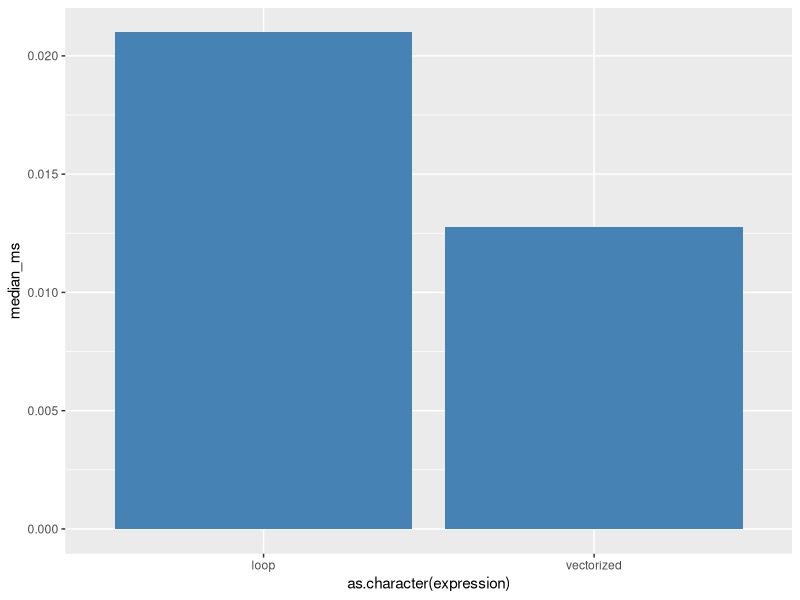
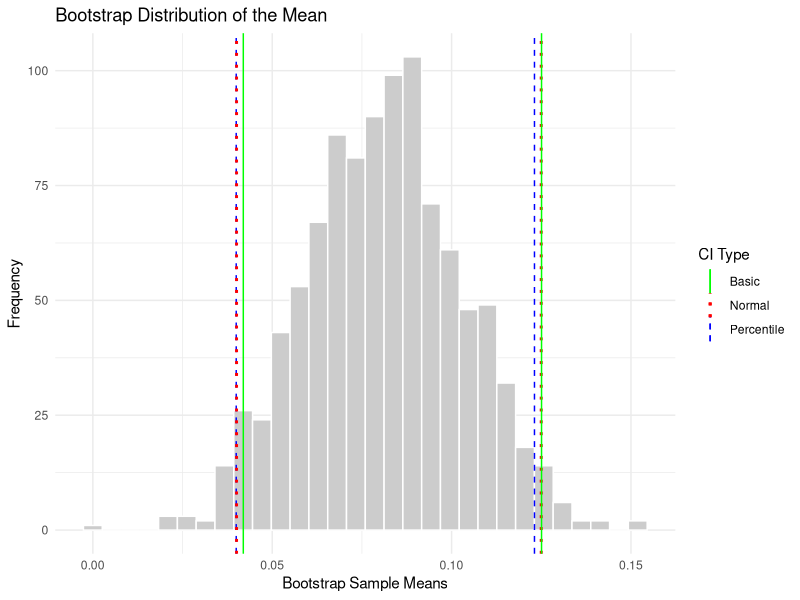
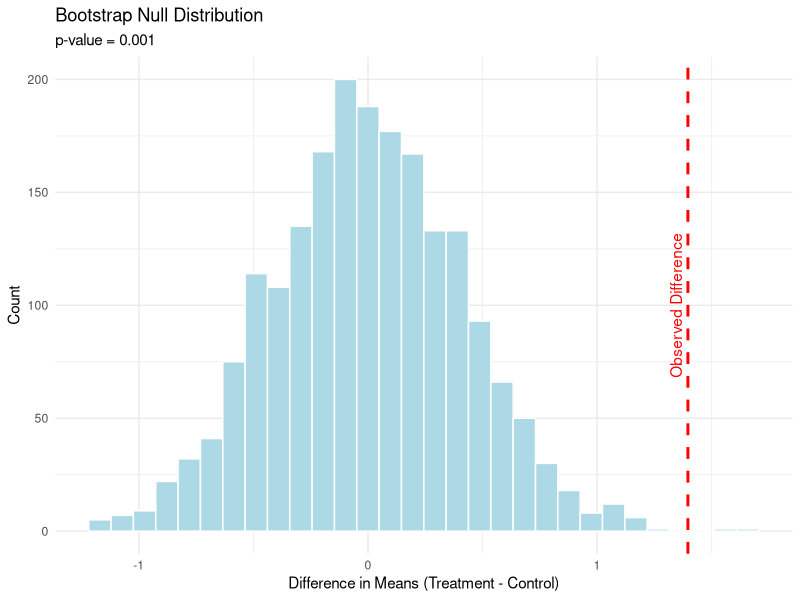

Write the R code that produced these figures, in order.
## ---- chunk 1

library(dplyr)
## ---- chunk 2

vectorized_zscore <- function(x) {
  (x - mean(x, na.rm = TRUE)) / sd(x, na.rm = TRUE)
}

loop_zscore <- function(x) {
  n <- length(x)
  res <- numeric(n)
  m <- mean(x, na.rm = TRUE)
  s <- sd(x, na.rm = TRUE)
  for (i in 1:n) {
    res[i] <- (x[i] - m) / s
  }
  return(res)
}
## ---- chunk 3

library(bench)
library(ggplot2)

bm_results <- bench::mark(
  vectorized = vectorized_zscore(iris$Sepal.Length),
  loop = loop_zscore(iris$Sepal.Length),
  iterations = 50
)


print(bm_results)


plot_data <- as.data.frame(bm_results) %>%
  mutate(median_ms = as.numeric(median) * 1000) 

ggplot(plot_data, aes(x = as.character(expression), y = median_ms)) + 
  geom_col(fill = "steelblue") 
## ---- chunk 4

library(dplyr)
library(knitr)


chick_stats <- ChickWeight %>%
  group_by(Chick) %>%
  mutate(

    Growth.Rate = (last(weight) - first(weight)) / (last(Time) - first(Time)),

    Weight.Gain.Percent = (last(weight) - first(weight)) / first(weight) * 100,

    Max_Weight_Each = max(weight, na.rm = TRUE)
  ) %>%
  slice(1) %>% 
  ungroup()


diet_summary <- chick_stats %>%
  group_by(Diet) %>%
  summarise(
    Avg_Growth_Rate = mean(Growth.Rate, na.rm = TRUE),
    Avg_Gain_Percent = mean(Weight.Gain.Percent, na.rm = TRUE), # <-- 补上这一行
    Mean_Max_Weight = mean(Max_Weight_Each, na.rm = TRUE)
  )


kable(diet_summary, digits = 2)
## ---- chunk 5

library(palmerpenguins)


s_names <- unique(penguins$species)


penguin_species_list <- lapply(s_names, function(s) {

  df_subset <- penguins[penguins$species == s, ]

  attr(df_subset, "sample_size") <- nrow(df_subset)
  return(df_subset)
})


names(penguin_species_list) <- s_names

attr(penguin_species_list[[1]], "sample_size")
## ---- chunk 6

library(purrr)


numeric_penguins <- penguins[sapply(penguins, is.numeric)]


lapply_means <- lapply(numeric_penguins, mean, na.rm = TRUE)


map_means <- map_dbl(numeric_penguins, mean, na.rm = TRUE)

print(map_means)
## ---- chunk 7

tapply(penguins$body_mass_g, penguins$species, mean, na.rm = TRUE)

tapply(penguins$body_mass_g, list(penguins$species, penguins$sex), mean, na.rm = TRUE)

## ---- chunk 8

v_orig <- c(1, 2, 3)
v_ref <- v_orig


v_ref[1] <- 10


print(v_orig)
## ---- chunk 9
n_iter <- 10000

time_slow <- system.time({
  res_slow <- numeric(0)
  for (i in 1:n_iter) {
    res_slow <- c(res_slow, i^2)
  }
})

time_fast <- system.time({
  res_fast <- numeric(n_iter) # Preallocate memory once
  for (i in 1:n_iter) {
    res_fast[i] <- i^2
  }
})

cat("Slow method time:", time_slow[3], "s\n")
cat("Fast method time:", time_fast[3], "s\n")

## ---- chunk 10

A <- matrix(c(4, 2, 1, 5), nrow = 2)
B <- matrix(c(3, 1, 0, 2), nrow = 2)
C <- matrix(c(1, 3, 5, 2, 4, 6), nrow = 2)


res_add <- A + B
res_elem_mult <- A * B
res_matrix_mult <- A %*% B
res_transpose_mult <- t(A) %*% C
res_inverse <- solve(A)


list(Addition = res_add, Element_Wise = res_elem_mult, 
     Matrix_Mult = res_matrix_mult, Transpose_Mult = res_transpose_mult, 
     Inverse_A = res_inverse)

## ---- chunk 11
is_symmetric <- function(M) {

  if (nrow(M) != ncol(M)) {
    stop("Error: The input matrix must be square (nrow must equal ncol).")
  }
  

  return(isTRUE(all.equal(M, t(M))))
}


test_A <- is_symmetric(A)


test_B <- is_symmetric(B)


symmetric_matrix <- t(A) %*% A
test_symmetric <- is_symmetric(symmetric_matrix)


cat("Is A symmetric?", test_A, "\n")
cat("Is B symmetric?", test_B, "\n")
cat("Is t(A)%*%A symmetric?", test_symmetric, "\n")

## ---- chunk 12

M <- matrix(c(4, 2, 2, 3), nrow = 2)


M_eigen <- eigen(M)


lambdas <- M_eigen$values
P <- M_eigen$vectors

print(lambdas)
print(P)
## ---- chunk 13


lhs1 <- M %*% P[, 1]
rhs1 <- lambdas[1] * P[, 1]


lhs2 <- M %*% P[, 2]
rhs2 <- lambdas[2] * P[, 2]

# 修改这一行
is_pair1_valid <- isTRUE(all.equal(as.numeric(lhs1), rhs1))
is_pair2_valid <- isTRUE(all.equal(as.numeric(lhs2), rhs2))

cat("Does Mx = lambda*x hold for pair 1?", is_pair1_valid, "\n")
cat("Does Mx = lambda*x hold for pair 2?", is_pair2_valid, "\n")
## ---- chunk 14

D <- diag(lambdas)

M_reconstructed <- P %*% D %*% solve(P)


is_match <- isTRUE(all.equal(M, M_reconstructed))

print(M_reconstructed)
cat("Does the reconstructed matrix match the original M?", is_match, "\n")

## ---- chunk 15

X <- matrix(c(3, 2, 2, 2, 3, -2, 2, -2, 3), nrow = 3)


X_svd <- svd(X)
U <- X_svd$u
D <- diag(X_svd$d)
V <- X_svd$v


X_hat <- X_svd$d[1] * (U[, 1] %*% t(V[, 1]))


diff_norm <- norm(X - X_hat, type = "F")

cat("Frobenius norm of the difference:", diff_norm, "\n")
## ---- chunk 16

set.seed(228)
n <- 100
x <- runif(n, -5, 5)
y <- 3 + 2 * x + rnorm(n, sd = 1)


X_design <- cbind(1, x)


qr_decomp <- qr(X_design)
Q <- qr.Q(qr_decomp)
R <- qr.R(qr_decomp)
beta_qr <- solve(R) %*% t(Q) %*% y


model_lm <- lm(y ~ x)
beta_lm <- coef(model_lm)


comparison <- data.frame(QR = as.vector(beta_qr), LM = as.vector(beta_lm))
rownames(comparison) <- c("Intercept", "Slope")
print(comparison)

## ---- chunk 17
rosenbrock <- function(x) {

  (1 - x[1])^2 + 100 * (x[2] - x[1]^2)^2
}

## ---- chunk 18
rosenbrock_grad <- function(x) {
  df_dx <- -2 * (1 - x[1]) - 400 * x[1] * (x[2] - x[1]^2)
  df_dy <- 200 * (x[2] - x[1]^2)
  return(c(df_dx, df_dy))
}
## ---- chunk 19
gradient_descent <- function(init, grad_fn, learning_rate, max_iter, tol) {
  curr_x <- init
  for (i in 1:max_iter) {
    grad <- grad_fn(curr_x)
    

    grad_norm <- sqrt(sum(grad^2))
    

    if (grad_norm < tol) {
      return(list(solution = curr_x, 
                  value = rosenbrock(curr_x), 
                  iterations = i))
    }
    

    curr_x <- curr_x - learning_rate * grad
  }
  
  return(list(solution = curr_x, 
              value = rosenbrock(curr_x), 
              iterations = max_iter))
}

## ---- chunk 20


starting_point <- c(-1.2, 1.0)
alpha <- 0.001
iterations <- 10000
tolerance <- 1e-6


res_gd <- gradient_descent(starting_point, rosenbrock_grad, alpha, iterations, tolerance)


cat("Final Solution (x, y):", res_gd$solution, "\n")
cat("Minimum Function Value:", res_gd$value, "\n")
cat("Total Iterations:", res_gd$iterations, "\n")
## ---- chunk 21

res_bfgs <- optim(par = starting_point, 
                  fn = rosenbrock, 
                  gr = rosenbrock_grad, 
                  method = "BFGS")

cat("BFGS Solution:", res_bfgs$par, "\n")
cat("BFGS Value:", res_bfgs$value, "\n")
cat("BFGS Function Evaluations:", res_bfgs$counts[1], "\n")
## ---- chunk 22

res_nm <- optim(par = starting_point, 
                fn = rosenbrock, 
                method = "Nelder-Mead")


comparison_table <- data.frame(
  Method = c("Gradient Descent (Custom)", "BFGS", "Nelder-Mead"),
  Solution_X = c(res_gd$solution[1], res_bfgs$par[1], res_nm$par[1]),
  Solution_Y = c(res_gd$solution[2], res_bfgs$par[2], res_nm$par[2]),
  Function_Value = c(res_gd$value, res_bfgs$value, res_nm$value),
  Iterations_or_Evals = c(res_gd$iterations, res_bfgs$counts[1], res_nm$counts[1])
)

knitr::kable(comparison_table, digits = 6)

## ---- chunk 23
run_simulation <- function(n_samples, n_reps, dist_type) {

  results <- replicate(n_reps, {

    if (dist_type == "normal") {
      data <- rnorm(n_samples, mean = 0, sd = 1)
    } else if (dist_type == "t3") {
      data <- rt(n_samples, df = 3)
    } else if (dist_type == "contaminated") {
      # 90% from N(0,1), 10% from N(0,10)
      indices <- sample(c(1, 2), size = n_samples, replace = TRUE, prob = c(0.9, 0.1))
      data <- numeric(n_samples)
      data[indices == 1] <- rnorm(sum(indices == 1), 0, 1)
      data[indices == 2] <- rnorm(sum(indices == 2), 0, 10)
    }
    

    c(mean = mean(data),
      median = median(data),
      trimmed = mean(data, trim = 0.1))
  })
  

  return(as.data.frame(t(results)))
}

## ---- chunk 24

set.seed(228) 
n <- 30
reps <- 1000


sim_normal <- run_simulation(n, reps, "normal")
sim_t3 <- run_simulation(n, reps, "t3")
sim_contam <- run_simulation(n, reps, "contaminated")


calc_metrics <- function(df, dist_name) {
  data.frame(
    Distribution = dist_name,
    Estimator = colnames(df),
    Bias = colMeans(df) - 0,
    Variance = apply(df, 2, var),
    MSE = colMeans(df^2)
  )
}


final_results <- rbind(
  calc_metrics(sim_normal, "Normal(0,1)"),
  calc_metrics(sim_t3, "t(df=3)"),
  calc_metrics(sim_contam, "Contaminated Normal")
)
## ---- chunk 25

knitr::kable(final_results, digits = 4)

## ---- chunk 26

bootstrap_mean <- function(data, n_boot = 1000, conf_level = 0.95) {
  set.seed(42) 
  n <- length(data)
  orig_mean <- mean(data)
  

  boot_means <- replicate(n_boot, {
    resample <- sample(data, size = n, replace = TRUE)
    mean(resample)
  })
  

  se_boot <- sd(boot_means)
  

  alpha <- 1 - conf_level
  

  ci_percentile <- quantile(boot_means, probs = c(alpha/2, 1 - alpha/2))
  
 
  z_crit <- qnorm(1 - alpha/2)
  ci_normal <- c(orig_mean - z_crit * se_boot, orig_mean + z_crit * se_boot)
  

  # Formula: [2*theta_hat - theta_*(1-alpha/2), 2*theta_hat - theta_*(alpha/2)]
  qs <- quantile(boot_means, probs = c(alpha/2, 1 - alpha/2))
  ci_basic <- c(2 * orig_mean - qs[2], 2 * orig_mean - qs[1])
  
  return(list(
    orig_mean = orig_mean,
    se = se_boot,
    boot_dist = boot_means,
    intervals = list(
      percentile = ci_percentile,
      normal = ci_normal,
      basic = ci_basic
    )
  ))
}


set.seed(42)
returns <- rnorm(50, mean = 0.08, sd = 0.12)
returns <- returns + rexp(50, rate = 20) - 0.05


boot_res <- bootstrap_mean(returns)


cat("Original Mean:", boot_res$orig_mean, "\n")
cat("Bootstrap SE:", boot_res$se, "\n\n")
print(boot_res$intervals)
## ---- chunk 27


df_boot <- data.frame(means = boot_res$boot_dist)


ggplot(df_boot, aes(x = means)) +
  geom_histogram(bins = 30, fill = "gray80", color = "white") +

  geom_vline(aes(xintercept = boot_res$intervals$percentile[1], color = "Percentile"), linetype = "dashed") +
  geom_vline(aes(xintercept = boot_res$intervals$percentile[2], color = "Percentile"), linetype = "dashed") +
  geom_vline(aes(xintercept = boot_res$intervals$normal[1], color = "Normal"), linetype = "dotted", size = 1) +
  geom_vline(aes(xintercept = boot_res$intervals$normal[2], color = "Normal"), linetype = "dotted", size = 1) +
  geom_vline(aes(xintercept = boot_res$intervals$basic[1], color = "Basic"), linetype = "solid") +
  geom_vline(aes(xintercept = boot_res$intervals$basic[2], color = "Basic"), linetype = "solid") +
  scale_color_manual(name = "CI Type", values = c("Percentile" = "blue", "Normal" = "red", "Basic" = "green")) +
  labs(title = "Bootstrap Distribution of the Mean",
       x = "Bootstrap Sample Means", y = "Frequency") +
  theme_minimal()
## ---- chunk 28

bootstrap_ttest <- function(control, treatment, n_boot = 2000) {
  set.seed(123)
  obs_diff <- mean(treatment) - mean(control)
  

  combined_mean <- mean(c(control, treatment))
  control_null <- control - mean(control) + combined_mean
  treatment_null <- treatment - mean(treatment) + combined_mean
  

  null_dist <- replicate(n_boot, {
    boot_c <- sample(control_null, replace = TRUE)
    boot_t <- sample(treatment_null, replace = TRUE)
    mean(boot_t) - mean(boot_c)
  })
  

  p_val <- mean(abs(null_dist) >= abs(obs_diff))
  
  return(list(obs_diff = obs_diff, null_dist = null_dist, p_value = p_val))
}


set.seed(123)
control <- rnorm(40, mean = 10, sd = 2)
treatment <- rnorm(40, mean = 11.5, sd = 2)


test_results <- bootstrap_ttest(control, treatment)


df_null <- data.frame(diff = test_results$null_dist)
ggplot(df_null, aes(x = diff)) +
  geom_histogram(bins = 30, fill = "lightblue", color = "white") +
  geom_vline(xintercept = test_results$obs_diff, color = "red", size = 1, linetype = "dashed") +
  annotate("text", x = test_results$obs_diff, y = 100, label = "Observed Difference", 
           color = "red", angle = 90, vjust = -0.5) +
  labs(title = "Bootstrap Null Distribution",
       subtitle = paste("p-value =", round(test_results$p_value, 4)),
       x = "Difference in Means (Treatment - Control)", y = "Count") +
  theme_minimal()
## ---- chunk 29


t_test_res <- t.test(treatment, control)


cat("Bootstrap p-value:", test_results$p_value, "\n")
cat("Standard t-test p-value:", t_test_res$p_value, "\n")
